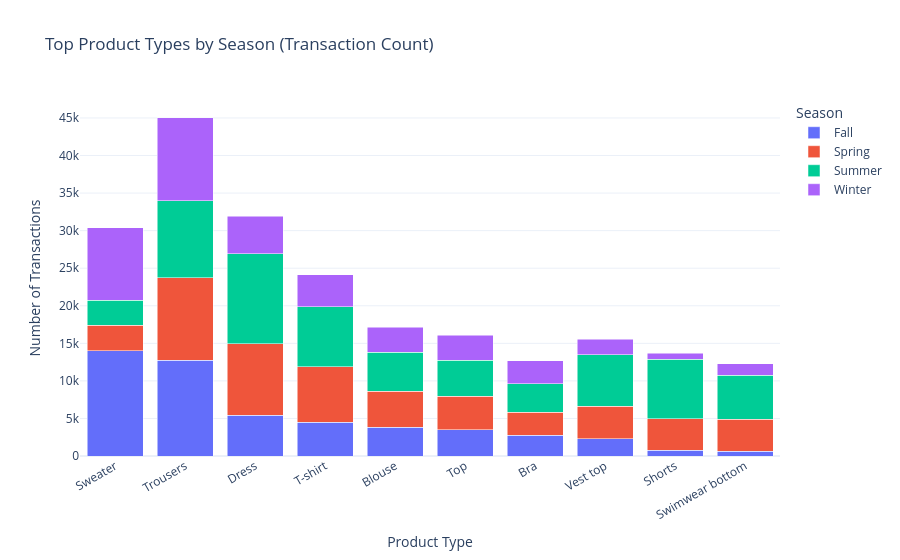

Here is the notebook cell this chart was saved with:
### Code cell
pdf = season_types.toPandas()

top_types = (
    pdf.groupby("product_type_name")["count"]
    .sum()
    .sort_values(ascending=False)
    .head(10)
    .index
)

pdf_top = pdf[pdf["product_type_name"].isin(top_types)]

fig = px.bar(
    pdf_top,
    x="product_type_name",
    y="count",
    color="season",
    title="Top Product Types by Season (Transaction Count)",
    labels={
        "product_type_name": "Product Type",
        "count": "Number of Transactions",
        "season": "Season"
    }
)

fig.update_layout(
    barmode="stack",
    xaxis_tickangle=-30,
    template="plotly_white"
)

fig.show()

### Figure 1 — Plotly figure (JSON) as saved in the notebook; plotly's stock layout.template omitted (floating-point values rounded to 4 significant figures)
{"data": [{"hovertemplate": "Season=Fall<br>Product Type=%{x}<br>Number of Transactions=%{y}<extra></extra>", "legendgroup": "Fall", "marker": {"color": "#636efa", "pattern": {"shape": ""}}, "name": "Fall", "orientation": "v", "showlegend": true, "textposition": "auto", "x": ["Sweater", "Trousers", "Dress", "T-shirt", "Blouse", "Top", "Bra", "Vest top", "Shorts", "Swimwear bottom"], "xaxis": "x", "y": [14007, 12765, 5412, 4526, 3831, 3513, 2754, 2268, 768, 638], "yaxis": "y", "type": "bar"}, {"hovertemplate": "Season=Spring<br>Product Type=%{x}<br>Number of Transactions=%{y}<extra></extra>", "legendgroup": "Spring", "marker": {"color": "#EF553B", "pattern": {"shape": ""}}, "name": "Spring", "orientation": "v", "showlegend": true, "textposition": "auto", "x": ["Trousers", "Dress", "T-shirt", "Blouse", "Top", "Vest top", "Swimwear bottom", "Shorts", "Sweater", "Bra"], "xaxis": "x", "y": [10975, 9542, 7350, 4809, 4414, 4363, 4278, 4160, 3374, 3044], "yaxis": "y", "type": "bar"}, {"hovertemplate": "Season=Summer<br>Product Type=%{x}<br>Number of Transactions=%{y}<extra></extra>", "legendgroup": "Summer", "marker": {"color": "#00cc96", "pattern": {"shape": ""}}, "name": "Summer", "orientation": "v", "showlegend": true, "textposition": "auto", "x": ["Dress", "Trousers", "T-shirt", "Shorts", "Vest top", "Swimwear bottom", "Blouse", "Top", "Bra", "Sweater"], "xaxis": "x", "y": [11974, 10226, 8018, 7959, 6835, 5860, 5139, 4821, 3795, 3352], "yaxis": "y", "type": "bar"}, {"hovertemplate": "Season=Winter<br>Product Type=%{x}<br>Number of Transactions=%{y}<extra></extra>", "legendgroup": "Winter", "marker": {"color": "#ab63fa", "pattern": {"shape": ""}}, "name": "Winter", "orientation": "v", "showlegend": true, "textposition": "auto", "x": ["Trousers", "Sweater", "Dress", "T-shirt", "Blouse", "Top", "Bra", "Vest top", "Swimwear bottom", "Shorts"], "xaxis": "x", "y": [11054, 9643, 4975, 4265, 3366, 3324, 3098, 2099, 1527, 776], "yaxis": "y", "type": "bar"}], "layout": {"xaxis": {"anchor": "y", "domain": [0.0, 1.0], "title": {"text": "Product Type"}, "tickangle": -30}, "yaxis": {"anchor": "x", "domain": [0.0, 1.0], "title": {"text": "Number of Transactions"}}, "legend": {"title": {"text": "Season"}, "tracegroupgap": 0}, "title": {"text": "Top Product Types by Season (Transaction Count)"}, "barmode": "stack"}}
